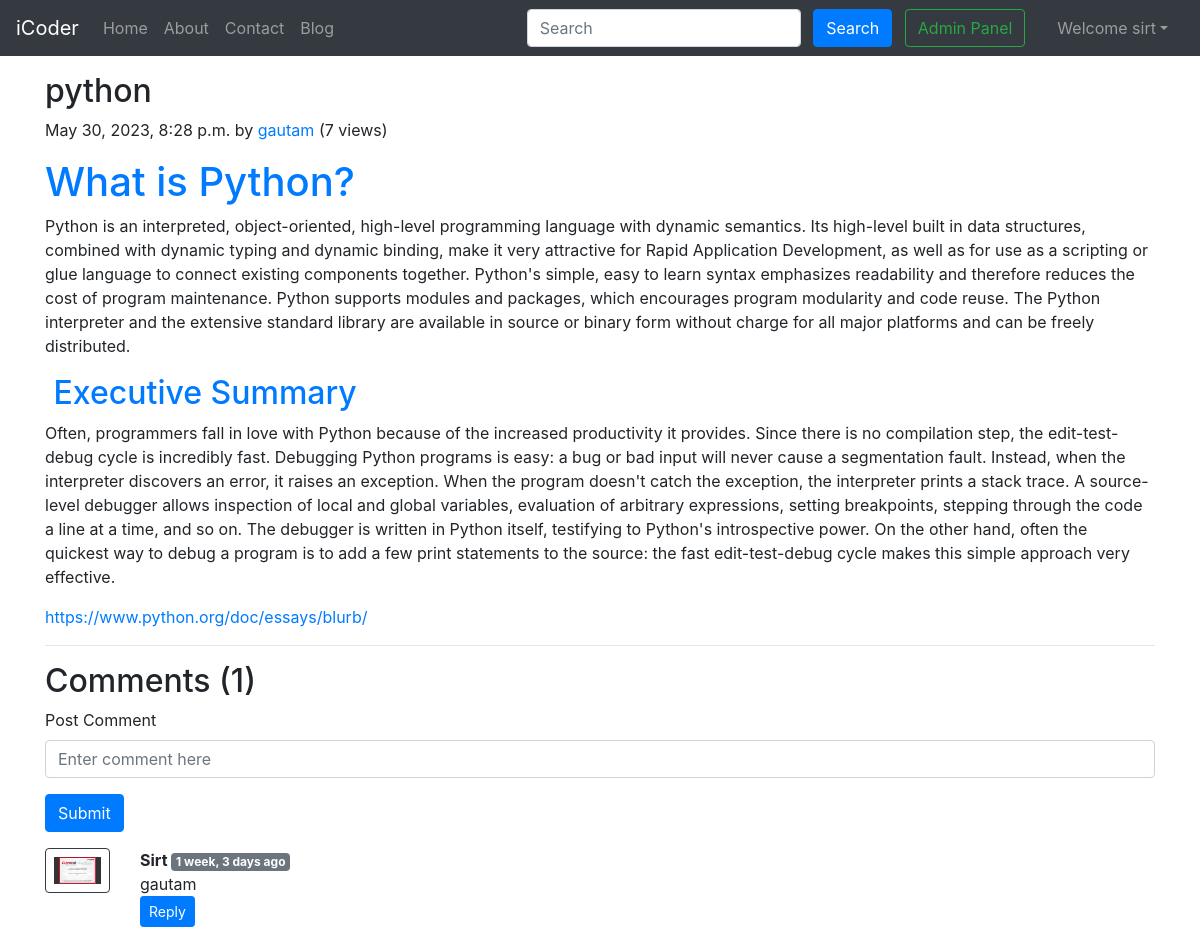
/blog/post2 (signed in), run on the app's committed database.
### blog/models.py (models this page shows, shortened)
class Post(models.Model):
    sno = models.AutoField(primary_key=True)
    views= models.IntegerField(default=0)
    title = models.CharField(max_length=255)
    author = models.CharField(max_length=14)
    slug = models.CharField(max_length=130)
    timeStamp = models.DateTimeField(blank=True)
    content = RichTextField()
    post_image = models.ImageField(upload_to="static",default="")

class BlogComment(models.Model):
    sno = models.AutoField(primary_key=True)
    comment = models.TextField()  # Corrected field name
    user = models.ForeignKey(User, on_delete=models.CASCADE)
    post = models.ForeignKey(Post, on_delete=models.CASCADE)
    parent = models.ForeignKey('self', on_delete=models.CASCADE, null=True)
    timestamp = models.DateTimeField(default=now)

### blog/views.py (the view)
# urls.py: path('<str:slug>', views.blogPost, name="blogPost"),
def blogPost(request, slug):
    post=Post.objects.filter(slug=slug).first()
    post.views= post.views +1
    post.save()
    comments= BlogComment.objects.filter(post=post, parent=None)
    replies= BlogComment.objects.filter(post=post).exclude(parent=None)
    replyDict={}
    for reply in replies:
        if reply.parent.sno not in replyDict.keys():
            replyDict[reply.parent.sno]=[reply]
        else:
            replyDict[reply.parent.sno].append(reply)
    context={'post':post, 'comments': comments, 'user': request.user, 'replyDict': replyDict}
    return render(request, "blog/blogPost.html", context)

### blog/templatetags/extras.py (called while the page is built)
@register.filter(name='get_val')
def get_val(dict, key):
    return dict.get(key)

### templates/blog/blogPost.html (shortened to what this page needs)
{% extends 'base.html' %}
{% block body %}
{% load humanize %}
{% load extras %}
<div class="container my-3">
    <h2 class="blog-post-title">{{post.title}}</h2>
    <p class="blog-post-meta">{{post.timeStamp}} by <a href="/about">{{post.author}}</a> (<span >{{post.views}} views</span>)</p></p>
    <p>{{post.content|safe}}</p>
    <hr>
</div>
<div class="container">
    <h2> Comments ({{comments.count}}) </h2>
    <div class="my-2">
        {% if user.is_authenticated %}
        <form action="/blog/postComment" method="post">
            <div class="form-group">
                <label for="exampleInputEmail1">Post Comment </label>
                <input type="text" class="form-control" name="comment" placeholder="Enter comment here">
            </div>
            <button type="submit" class="btn btn-primary">Submit</button>
        </form>
        {% else %}
        Please login to post a comment
        {% endif %}
    </div>
    {% for comment in comments %}
    <div class="row my-3">
        <div class="col-md-1  ">
            <img class="rounded mx-auto d-block w-100 border border-dark p-2" src="/static/img/user.png" alt="user">
        </div>
        <div class="col-md-11 ">
            <b> {{comment.user.username}} </b> <span class="badge badge-secondary ">{{comment.timestamp| naturaltime}}</span>
            <div>{{comment.comment}}</div>
            <div class="reply mx-0">
                {% if user.is_authenticated %}
                <button class="btn btn-sm btn-primary" type="button" data-toggle="collapse" data-target="#replyBox{{comment.sno}}" aria-expanded="false" aria-controls="replyBox{{comment.sno}}">
                    Reply
                </button>
                {% else %}
                <button class="btn btn-sm btn-primary" type="button" data-toggle="collapse" data-target="#replyBox{{comment.sno}}" aria-expanded="false" aria-controls="replyBox{{comment.sno}}">
                    Login to reply
                </button>
                {% endif %}
            </div>
        </div>
    </div>
    {% endfor %}
</div>
{% endblock %}

### templates/base.html (shortened to what this page needs)
<!doctype html>
<html lang="en">
  <head>
    <link rel="stylesheet" href="https://stackpath.bootstrapcdn.com/bootstrap/4.5.2/css/bootstrap.min.css">
  </head>
  <body>
    <nav class="navbar navbar-expand-lg navbar-dark bg-dark">
        <a class="navbar-brand" href="/">iCoder</a>
        <div class="collapse navbar-collapse" id="navbarSupportedContent">
          <ul class="navbar-nav mr-auto">
            <li class="nav-item {% block homeactive %}  {% endblock homeactive %}">
              <a class="nav-link" href="/">Home <span class="sr-only">(current)</span></a>
            </li>
            <li class="nav-item {% block aboutactive %}  {% endblock aboutactive %}" >
              <a class="nav-link" href="/about">About</a>
            </li>
            <li class="nav-item {% block contactactive %}  {% endblock contactactive %} ">
              <a class="nav-link" href="/contact">Contact</a>
            </li>
            <li class="nav-item {% block blogactive %}  {% endblock blogactive %} ">
              <a class="nav-link" href="/blog">Blog</a>
            </li>
          </ul>
          <div class="ml-auto form-inline ">
          <form method="get" action="/search"class="my-2 my-lg-0 mx-3">
            <input class="form-control mr-sm-2" type="search" placeholder="Search" aria-label="Search" name="query" id="query">
            <button class="btn btn-primary my-2 my-sm-0 " type="submit">Search</button>
            <a href="/admin" role="button" target="_blank" class="btn btn-outline-success m-2 my-sm-0"> Admin Panel </a>
          </form>
{% if user.is_authenticated %}
<ul class="navbar-nav mr-2">
<li class="nav-item dropdown">
<a class="nav-link dropdown-toggle" href='#' id="navbarDropdown" role="button" data-toggle="dropdown"> Welcome {{request.user}}</a>
      </li>
      </ul>
      </div>
{% endif %}
        </div>
      </nav>
      {% block body %}  {% endblock body %}
  </body>
</html>

### data on the page
Post: title "python", timeStamp "May 30, 2023, 8:28 p.m.", author "gautam", views "7", content "What is Python? Python is an interpreted, object-oriented, high-level programming language with dynamic semantics. Its high-level built in data structures, combined with dynamic typing and dynamic binding, make it very attractive for Rapid Application Development, as well as for use as a scripting or glue language to connect existing components together. Python's simple, easy to learn syntax emphasizes readability and therefore reduces the cost of program maintenance. Python supports modules and packages, which encourages program modularity and code reuse. The Python interpreter and the extensive standard library are available in source or binary form without charge for all major platforms…"
BlogComment: user.username "Sirt", timestamp "1 week, 3 days ago", comment "gautam"

### other printed values
{{ request.user }} "sirt"
{{ comments.count }} "1"
